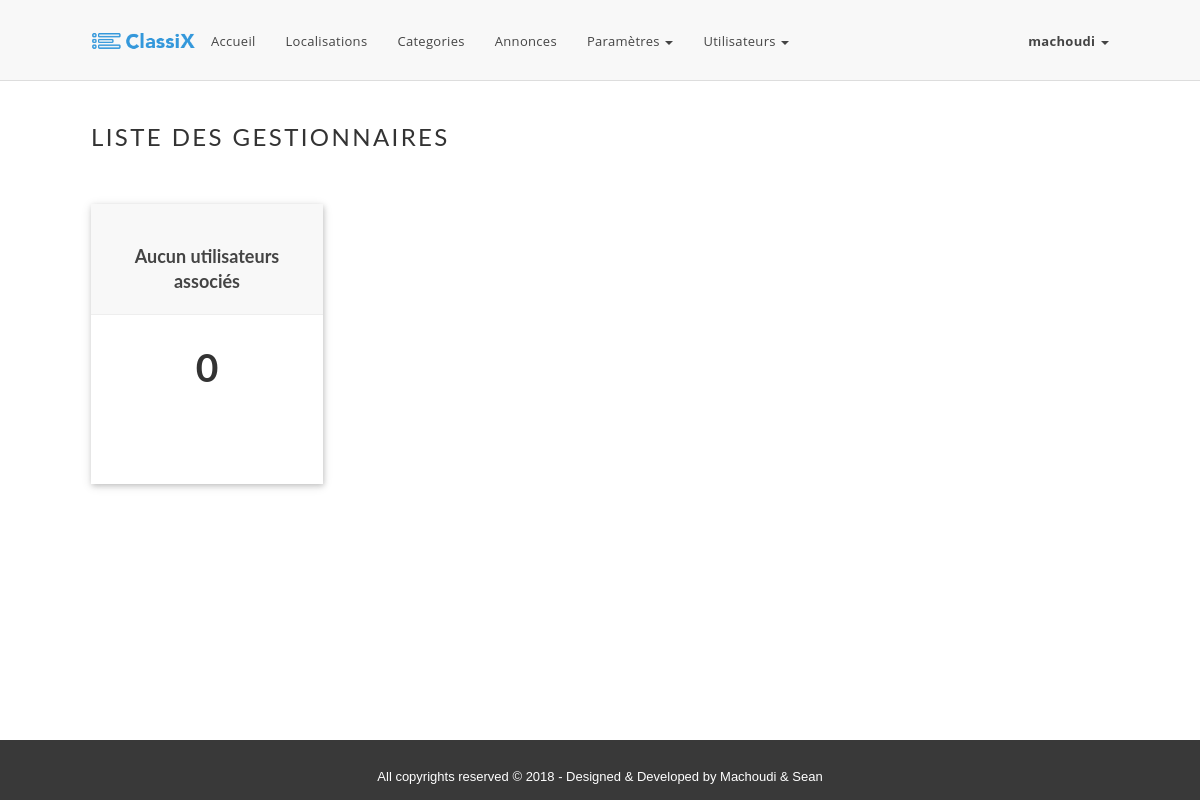
The app's page /admin/adm_users.php?group=gestionnaire (signed in), older data.
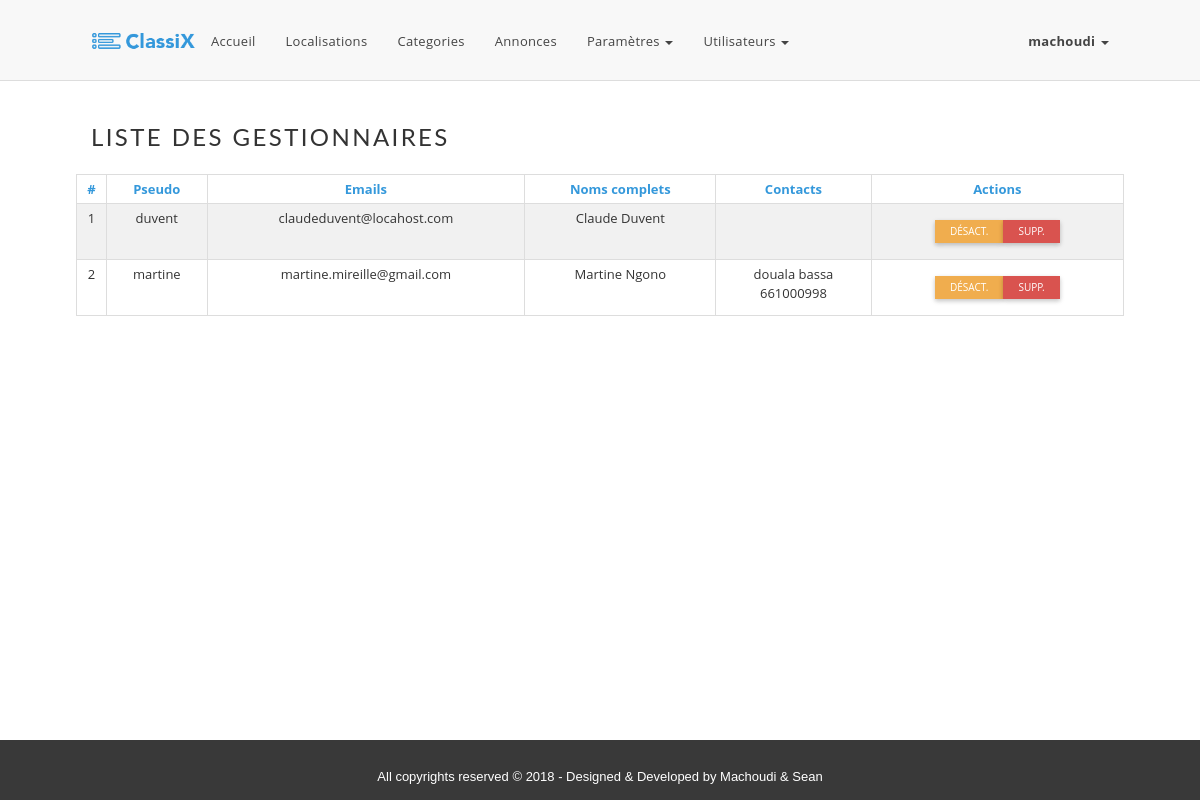
The same page, newer data.
### tables this page shows
CREATE TABLE `users` (
  `pseudo` varchar(100) NOT NULL,
  `user_mail` varchar(255) NOT NULL,
  `user_password` varchar(255) NOT NULL,
  `last_name` varchar(45) DEFAULT NULL,
  `first_name` varchar(45) DEFAULT NULL,
  `address` varchar(45) DEFAULT NULL,
  `phones` varchar(100) DEFAULT NULL,
  `user_group` enum('admin','gestionnaire','personnel','entreprise') NOT NULL,
  `is_enabled` tinyint(1) DEFAULT '1',
  `is_deleted` tinyint(1) DEFAULT '0',
  UNIQUE KEY `pseudo_UNIQUE` (`user_mail`),
  UNIQUE KEY `users_pseudo_uindex` (`pseudo`)
);

### classes/Crud.php (called while the page is built, shortened)
<?php
class Crud {
  private $_host = "localhost";
  private $_username = "advertize";
  private $_password = "*c218*";
  private $_database = "advertize";
  protected $connection;
  public function __construct() {
    if( !isset($this->connection) ) {
      $this->connection = new mysqli($this->_host, $this->_username,
      $this->_password, $this->_database);
    }
    return $this->connection;
  }
  public function getData($query) {
    $result = $this->connection->query($query);
    if($result === false) {
        return $this->connection->error;
    }else{
        if( $result->num_rows == 0 ) {
            return 0;
        }else {
            $rows = array();
            while ($row = $result->fetch_assoc()) {   $rows[] = $row; }
            return $rows;
        }
    }
  }
}

### classes/Users.php (called while the page is built, shortened)
<?php
require_once 'Crud.php';
class Users extends Crud {
    public $user_group;
    public function getUserGroup()
    {
        return $this->user_group;
    }
    public function setUserGroup($user_group)
    {
        $this->user_group = $user_group;
    }
    public function getUsersPerGroup(){
        $sqlQuery = "SELECT * FROM ".TBL_Users
            ." WHERE user_group ='".$this->getUserGroup()."'";
        return $this->getData($sqlQuery);
    }
}

### admin/adm_users.php (the view, shortened to what the changed rows need)
<?php
    require_once '_inc_header.php';
    require_once '../classes/Users.php';
    $users = new Users();
    if(isset($_GET['group']) && !empty($_GET['group'])){
        $users->setUserGroup($_GET['group']);
        $usersList = $users->getUsersPerGroup();
    }
    $btnAction = true;
?>
<section id="categories-homepage">
    <div class="container">
        <div class="row">
            <?php if($usersList=== 0): ?>
            <div class="col-md-3 col-sm-6 col-xs-12">
                <div class="category-box">
                    <div class="category-header">
                        <a href="#"><h4>Aucun utilisateurs associés</h4></a>
                    </div>
                    <div class="category-content"
                         style="text-align: center;padding-top: 30px;">
                        <h1>0</h1>
                    </div>
                </div>
            </div>
            <?php else: ?>
            <table class="table table-hover table-condensed table-striped table-bordered">
                <thead>
                    <th width="30" class="center">#</th>
                    <th class="center">Pseudo</th>
                    <th class="center">Emails</th>
                    <th class="center">Noms complets</th>
                    <th class="center">Contacts</th>
                    <?php if( true === $btnAction ): ?>
                    <th class="center">Actions</th>
                    <?php endif; ?>
                </thead>
                <tbody>
                <?php for($i=0; $i<sizeof($usersList); $i++): ?>
                    <tr>
                        <td class="center"><?php echo $i+1; ?></td>
                        <td class="center"><?php echo $usersList[$i]['pseudo']; ?></td>
                        <td class="center"><?php echo $usersList[$i]['user_mail']; ?></td>
                        <td class="center">
                            <?php echo $usersList[$i]['first_name']." ".$usersList[$i]['last_name']; ?>
                        </td>
                        <td class="center">
                            <?php
                                if(!empty($usersList[$i]['address'])){
                                    echo $usersList[$i]['address'];
                                }
                                if(!empty($usersList[$i]['phones'])){
                                    echo '</br>'.$usersList[$i]['phones'];
                                }
                            ?>
                        </td>
                        <?php if( true === $btnAction ): ?>
                            <?php if($_SESSION['user']['pseudo']===$usersList[$i]['pseudo']): ?>
                        <td class="center">
                            <a href="../account_home.php" class="btn btn-xs btn-primary">Mon profile</a>
                        </td>
                            <?php else: ?>
                        <td class="center">
                            <div class="btn-group btn-xs" role="group">
                                <?php if (1 == $usersList[$i]['is_enabled']): ?>
                                <a href="<?php echo $_SERVER['PHP_SELF']; ?>?action=disable&userid=<?php echo $usersList[$i]['pseudo']; ?>"
                                class="btn btn-xs btn-warning">Désact.</a>
                                <?php else: ?>
                                <a href="<?php echo $_SERVER['PHP_SELF']; ?>?action=enable&userid=<?php echo $usersList[$i]['pseudo']; ?>"
                                   class="btn btn-xs btn-primary">Activer</a>
                                <?php endif; ?>
                                <a href="<?php echo $_SERVER['PHP_SELF']; ?>?action=delete&userid=<?php echo $usersList[$i]['pseudo']; ?>"
                               class="btn btn-xs btn-danger">Supp.</a>
                            </div>
                        </td>
                            <?php endif; ?>
                        <?php endif; ?>
                    </tr>
                <?php endfor; ?>
                </tbody>
            </table>
            <?php endif; ?>
        </div>
    </div>
</section>
<?php require_once '../_inc/_inc_footer.php'; ?>

Row changes from the older to the newer data that the page shows:
now on this page (row edited): users: pseudo "duvent", user_mail "claudeduvent@locahost.com", first_name "Claude", last_name "Duvent"
now on this page (row edited): users: pseudo "martine", user_mail "martine.mireille@gmail.com", first_name "Martine", last_name "Ngono", address "douala bassa", phones "661000998"
Text that changed along with them:
text no longer shown: "Aucun utilisateurs associés 0"
text now shown: "# Pseudo Emails Noms complets Contacts Actions"
